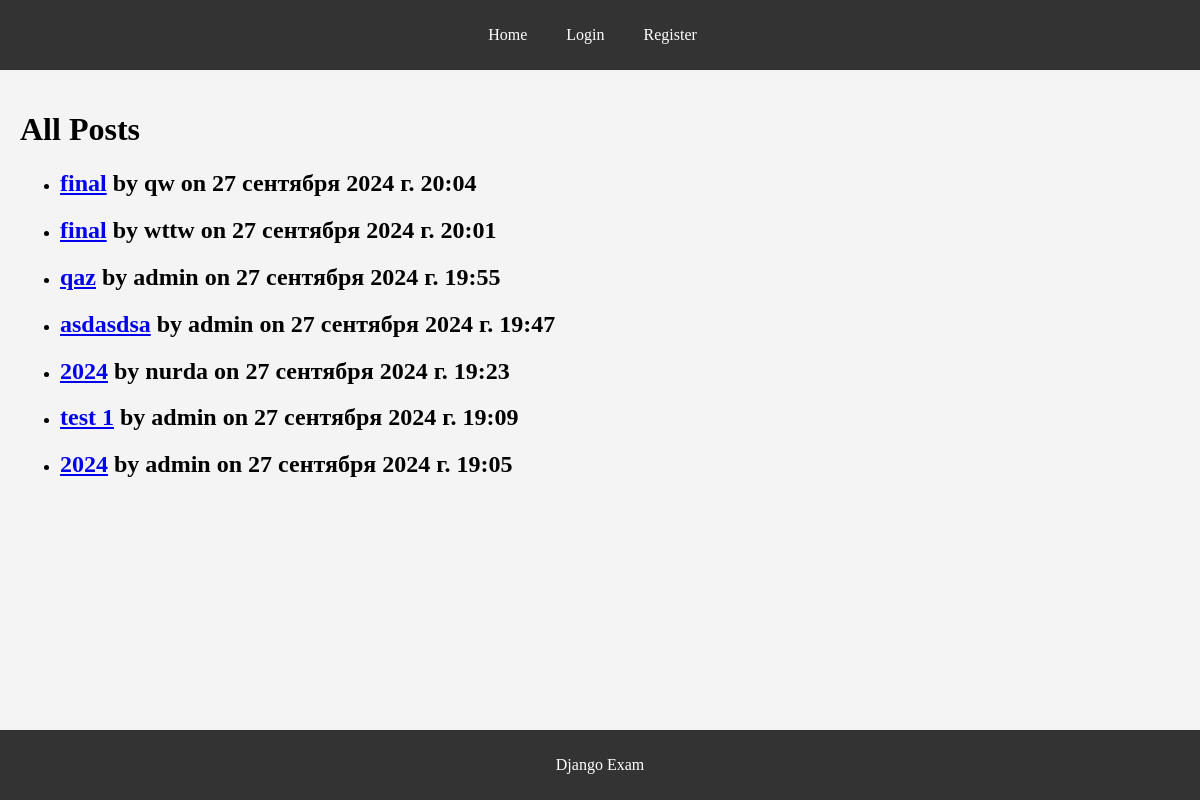
The page / on the database its author committed.
### app/models.py (models this page shows, shortened)
class Post(models.Model):
    author = models.ForeignKey(User, on_delete=models.CASCADE, related_name='posts')
    title = models.CharField(max_length=255)
    content = models.TextField()
    created_at = models.DateTimeField(default=timezone.now)

### app/views.py (the view)
# urls.py: path('', views.index, name='index'),
def index(request):
    posts = Post.objects.all().order_by('-created_at')
    return render(request, 'app/index.html', {'posts': posts})

### templates/app/index.html (shortened to what this page needs)
{% extends 'base.html' %}
{% block content %}
    <h1>All Posts</h1>
    <ul>
        {% for post in posts %}
            <li><a href="{% url 'app:post_detail' post.id %}"><h2>{{ post.title }}</a> by {{ post.author.username }} on {{ post.created_at }}</h2></li>
        {% endfor %}
    </ul>
{% endblock %}

### templates/base.html (shortened to what this page needs)
<!DOCTYPE html>
<html lang="en">
<head>
    {% load static %}
    <link rel="stylesheet" href="{% static 'css/styles.css' %}">
</head>
<body>
    <header>
        <nav>
            <ul>
                <li><a href="{% url 'app:index' %}">Home</a></li>
                {% if user.is_authenticated %}
                    <li><a href="{% url 'app:create_post' %}">Create Post</a></li>
                    <li><a href="{% url 'app:my_posts' %}">My Posts</a></li>
                    <li><a href="{% url 'app:profile' %}">Profile</a></li>
                    <li><a href="{% url 'app:notifications' %}">Notifications</a></li>
                    <li><form method="post" action="{% url 'app:logout' %}">
                            {% csrf_token %}
                            <button type="submit">logout</button>
                        </form>
                    </li>
                {% else %}
                    <li><a href="{% url 'app:login' %}">Login</a></li>
                    <li><a href="{% url 'app:register' %}">Register</a></li>
                {% endif %}
            </ul>
        </nav>
    </header>
    <main>
        {% block content %}
        {% endblock %}
    </main>
    <footer>
        <p>Django Exam</p>
    </footer>
</body>
</html>

### static/css/styles.css (style rules this page uses)
body, html { margin: 0; padding: 0; height: 100%; display: flex; flex-direction: column; }
header { background-color: #333; color: white; padding: 10px 0; text-align: center; }
nav ul { list-style: none; padding: 0; }
nav ul li { display: inline; margin-right: 15px; }
nav ul li a { color: white; text-decoration: none; padding: 5px 10px; }
main { flex: 1; padding: 20px; background-color: #f4f4f4; }
footer { background-color: #333; color: white; text-align: center; padding: 10px 0; position: relative; width: 100%; bottom: 0; margin-top: auto; }

### rows shown on the page
Post: title "final", author.username "qw", created_at "27 сентября 2024 г. 20:04"
Post: title "final", author.username "wttw", created_at "27 сентября 2024 г. 20:01"
Post: title "qaz", author.username "admin", created_at "27 сентября 2024 г. 19:55"
Post: title "asdasdsa", author.username "admin", created_at "27 сентября 2024 г. 19:47"
Post: title "2024", author.username "nurda", created_at "27 сентября 2024 г. 19:23"
Post: title "test 1", author.username "admin", created_at "27 сентября 2024 г. 19:09"
Post: title "2024", author.username "admin", created_at "27 сентября 2024 г. 19:05"
